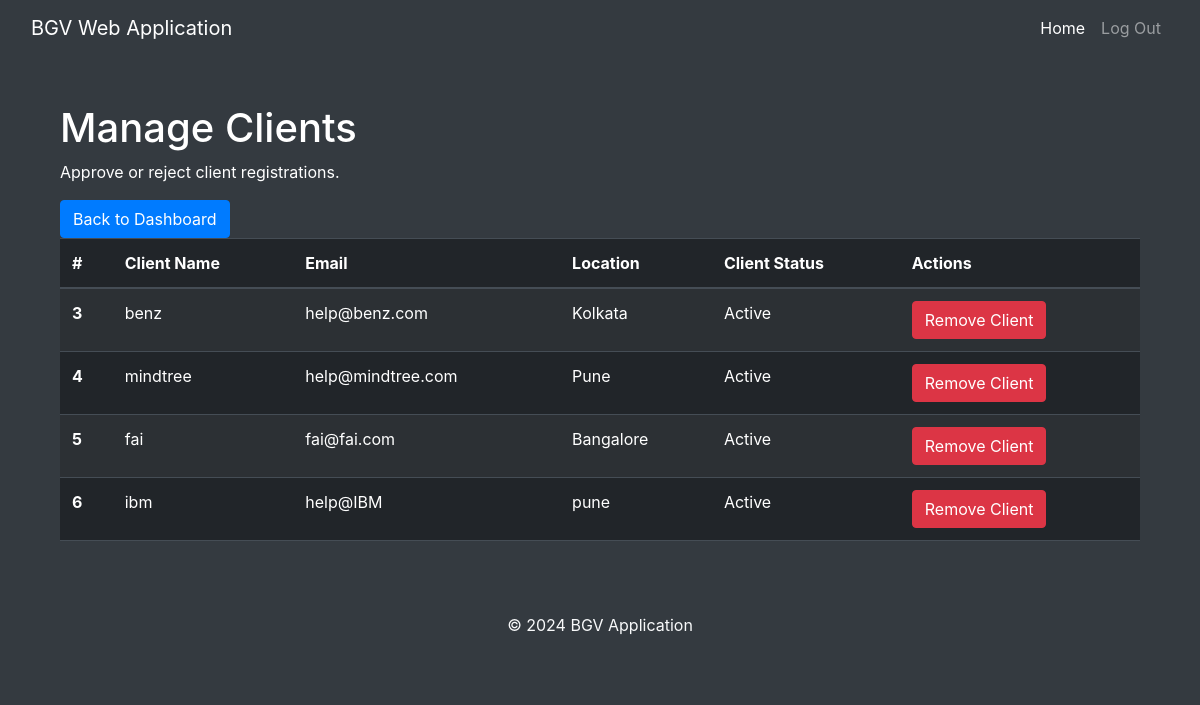
The page /manage_clients (signed in) on the database as committed earlier.
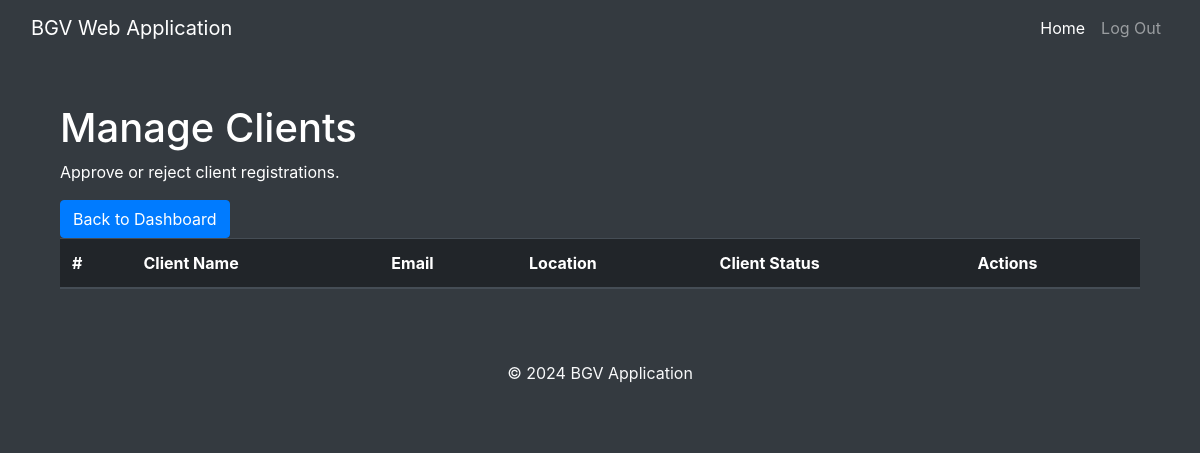
The same page on the database as committed later.
### models.py (models this page shows, shortened)
class Client(db.Model):
    id = db.Column(db.Integer, primary_key=True)
    client_name = db.Column(db.String(100), nullable=False)
    location = db.Column(db.String(100), nullable=False)
    email = db.Column(db.String(100), unique=True, nullable=False)
    username = db.Column(db.String(100), unique=True, nullable=False)  # New field for username
    password = db.Column(db.String(200), nullable=False)  # Hashed password
    role = db.Column(db.String(50), default="Client")  # Role field (Client, Candidate, etc.)
    approved = db.Column(db.Boolean, default=False)

### app.py (the view)
@app.route('/manage_clients')
def manage_clients():
    if session.get('user_type') != 'admin':
        return redirect(url_for('login'))  # Redirect to login if not admin
    clients  = Client.query.all()
    return render_template('manage_clients.html', clients=clients)

### templates/manage_clients.html (shortened to what this page needs)
{% extends 'base.html' %}
{% block content %}
<div class="container mt-5">
    <h1 class="text-white">Manage Clients</h1>
    <p class="text-white">Approve or reject client registrations.</p>
    <a href="{{ url_for('admin_dashboard') }}" class="btn btn-primary">Back to Dashboard</a>
    <table class="table table-dark table-striped">
        <thead>
            <tr>
                <th scope="col">#</th>
                <th scope="col">Client Name</th>
                <th scope="col">Email</th>
                <th scope="col">Location</th>
                <th scope="col">Client Status</th>
                <th scope="col">Actions</th>
            </tr>
        </thead>
        <tbody>
            {% for client in clients %}
                <tr>
                    <th scope="row">{{ client.id }}</th>
                    <td>{{ client.username }}</td>
                    <td>{{ client.email }}</td>
                    <td>{{ client.location }}</td>
                    {% if client.approved %}
                        <td>Active</td>
                    {% else %}
                        <td>Not Approved yet</td>
                    {% endif %}
                    <td>
                        {% if client.approved %}
                            <form action="{{ url_for('reject_client', client_id=client.id) }}" method="POST" style="display:inline;">
                                <button type="submit" class="btn btn-danger">Remove Client</button>
                            </form>
                        {% endif %}
                    </td>
                </tr>
            {% endfor %}
        </tbody>
    </table>
</div>
{% endblock %}

Rows that differ between the two databases and show on the page:
removed Client: id "3", username "benz", email "help@benz.com", location "Kolkata", approved "Active"
removed Client: id "4", username "mindtree", email "help@mindtree.com", location "Pune", approved "Active"
removed Client: id "5", username "fai", email "fai@fai.com", location "Bangalore", approved "Active"
removed Client: id "6", username "ibm", email "help@IBM", location "pune", approved "Active"
